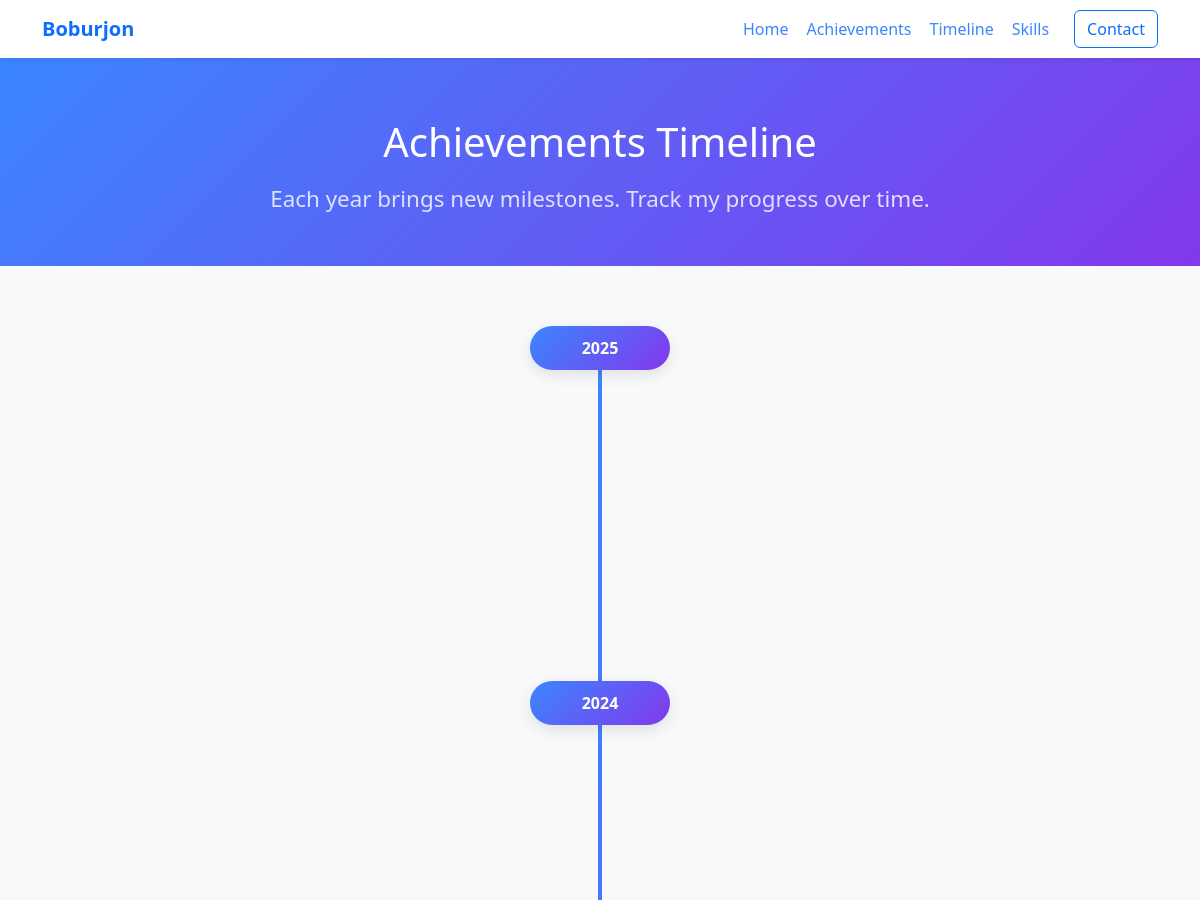
Page /timeline/ (upper part) on the earlier database version.
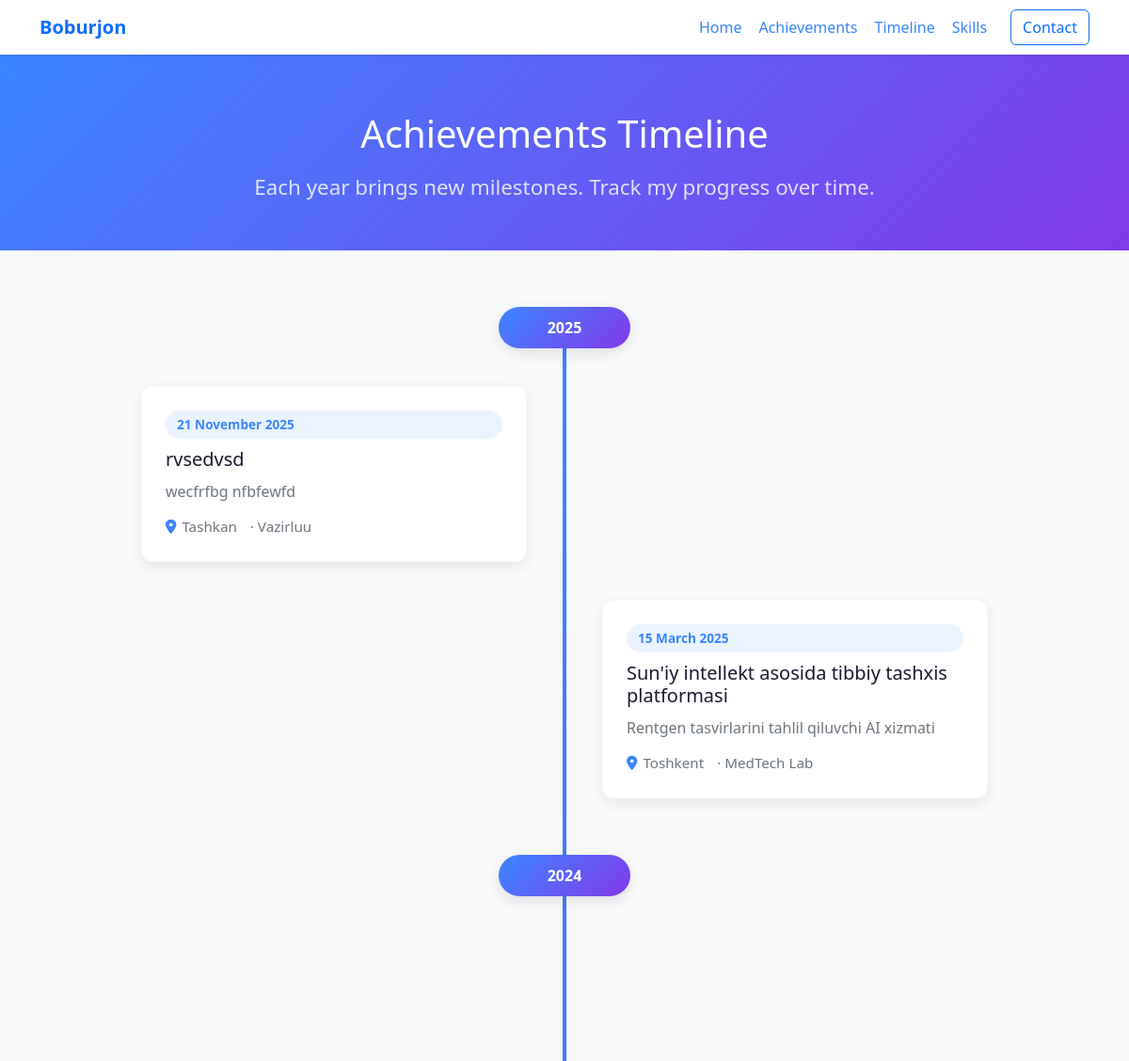
Same page on the later database version.
### achievements/models.py (models this page shows, shortened)
class Achievement(models.Model):
    CATEGORY_CHOICES = [
        ("EDUCATION", "Education"),
        ("CERTIFICATE", "Certificate"),
        ("PROJECT", "Project"),
        ("COMPETITION", "Competition"),
        ("PUBLICATION", "Publication"),
        ("AWARD", "Award"),
        ("RESEARCH", "Research"),
        ("OTHER", "Other"),
    ]
    title = models.CharField(max_length=255)
    slug = models.SlugField(max_length=255, unique=True, blank=True)
    category = models.CharField(max_length=20, choices=CATEGORY_CHOICES)
    short_description = models.CharField(max_length=280)
    description = models.TextField()
    date = models.DateField()
    location = models.CharField(max_length=255, blank=True, default="")
    organization = models.CharField(max_length=255, blank=True, default="")
    technologies = models.ManyToManyField(Technology, related_name="achievements", blank=True)
    tags = models.ManyToManyField(Tag, related_name="achievements", blank=True)
    image = models.ImageField(upload_to="images/", blank=True, null=True)
    file = models.FileField(upload_to="files/", blank=True, null=True)
    external_link = models.URLField(blank=True)
    is_featured = models.BooleanField(default=False)
    is_public = models.BooleanField(default=True)
    created_at = models.DateTimeField(auto_now_add=True)
    updated_at = models.DateTimeField(auto_now=True)
    class Meta:
        ordering = ["-date", "-created_at"]

### achievements/views.py (the view)
# urls.py: path("timeline/", achievement_views.timeline_view, name="timeline"),
def timeline_view(request):
    achievements = Achievement.objects.filter(is_public=True).order_by("-date")
    grouped = defaultdict(list)
    for achievement in achievements:
        grouped[achievement.date.year].append(achievement)
    timeline = sorted(grouped.items(), key=lambda item: item[0], reverse=True)
    return render(request, "timeline.html", {"timeline": timeline})

### templates/timeline.html (shortened to what this page needs)
{% extends "base.html" %}
{% block content %}
{% load static %}
<header class="timeline-hero text-white text-center">
    <div class="container">
        <h1 class="mb-3">Achievements Timeline</h1>
        <p class="hero-subtitle">Each year brings new milestones. Track my progress over time.</p>
    </div>
</header>
<section class="timeline-section">
    <div class="container">
        <div class="timeline-modern">
            {% for year, entries in timeline %}
                <div class="year-group">
                    <div class="year-label">{{ year }}</div>
                    {% for achievement in entries %}
                        <article class="achievement-card {% if forloop.counter0|divisibleby:2 %}left{% else %}right{% endif %}">
                            <span class="achievement-date">{{ achievement.date|date:"d F Y" }}</span>
                            <h3 class="achievement-title">{{ achievement.title }}</h3>
                            <p class="achievement-description">{{ achievement.short_description }}</p>
                            <div class="achievement-meta">
                                {% if achievement.location %}<i class="fas fa-map-marker-alt"></i><span>{{ achievement.location }}</span>{% endif %}
                                {% if achievement.organization %}<span class="ms-2">· {{ achievement.organization }}</span>{% endif %}
                            </div>
                        </article>
                    {% endfor %}
                </div>
            {% empty %}
                <p class="text-muted text-center">No timeline entries yet.</p>
            {% endfor %}
        </div>
    </div>
</section>
{% endblock %}

Differences in the rows shown:
added Achievement: year "2025", date "21 November 2025", title "rvsedvsd", short_description "wecfrfbg nfbfewfd", location "Tashkan", organization "Vazirluu", Achievement (date "15 March 2025", title "Sun'iy intellekt asosida tibbiy tashxis platformasi", short_description "Rentgen tasvirlarini tahlil qiluvchi AI xizmati", location "Toshkent", organization "MedTech Lab")
